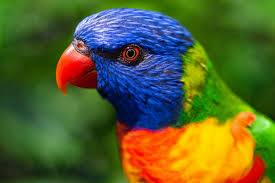
#> input picture images.jpeg, 275 x 183 px, found by its file name
$ python main.py
#> lines starting #> are read from the running program, lines starting #| are printed output that depends on the picture
import cv2
import numpy as np
import matplotlib.pyplot as plt
import seaborn as sns

from sklearn.model_selection import train_test_split
from sklearn.metrics import classification_report, confusion_matrix, accuracy_score
from sklearn.datasets import load_digits
from sklearn.neighbors import KNeighborsClassifier
from sklearn.svm import SVC


data = load_digits()
X = data.images
y = data.target

# Flatten the 8x8 images into 64 feature vectors
n_samples = len(X)
X = X.reshape((n_samples, -1))
print("np_version",np.__version__)

X_train, X_test, y_train, y_test = train_test_split(X, y, test_size=0.25, random_state=42)


# K-Nearest Neighbors (KNN)
knn = KNeighborsClassifier(n_neighbors=5)
knn.fit(X_train, y_train)
y_pred_knn = knn.predict(X_test)

    # Evaluation
print("KNN Classification Report:\n", classification_report(y_test, y_pred_knn))
print("Accuracy:", accuracy_score(y_test, y_pred_knn))


#Support Vector Machine (SVM)
svm = SVC(kernel='linear', C=1)
svm.fit(X_train, y_train)
y_pred_svm = svm.predict(X_test)

    #Evaluation
print("SVM Classification Report:\n", classification_report(y_test, y_pred_svm))
print("Accuracy:", accuracy_score(y_test, y_pred_svm))

# Confusion Matrix Visualization
cm = confusion_matrix(y_test, y_pred_knn)
sns.heatmap(cm, annot=True, fmt='d', cmap='Blues')
plt.title('Confusion Matrix - KNN')
plt.xlabel('Predicted')
plt.ylabel('True')
plt.show()
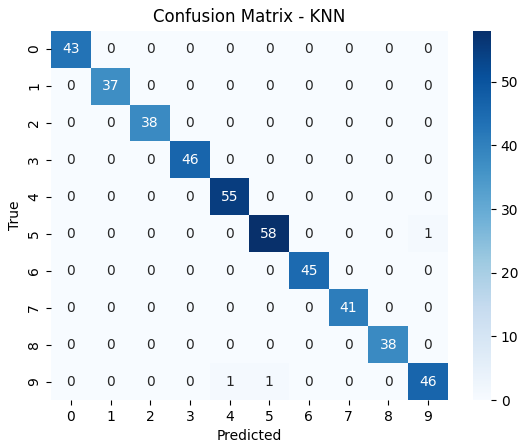
#> figure drawn by matplotlib, 2 panels

#  Integration with OpenCV (Optional)
img = cv2.imread('images.jpeg', 0)
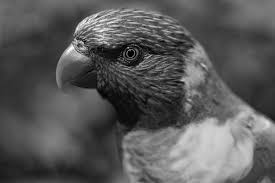
#> img: shape (183, 275); min 0, max 255, mean 89.2
img = cv2.resize(img, (8, 8))
img = 16 - (img // 16) # Normalize to 0–16 range
img_flat = img.flatten().reshape(1, -1)
predicted_digit = knn.predict(img_flat)
#> predicted_digit = [7]
print("Predicted Digit:", predicted_digit[0])
#| Predicted Digit: 7
